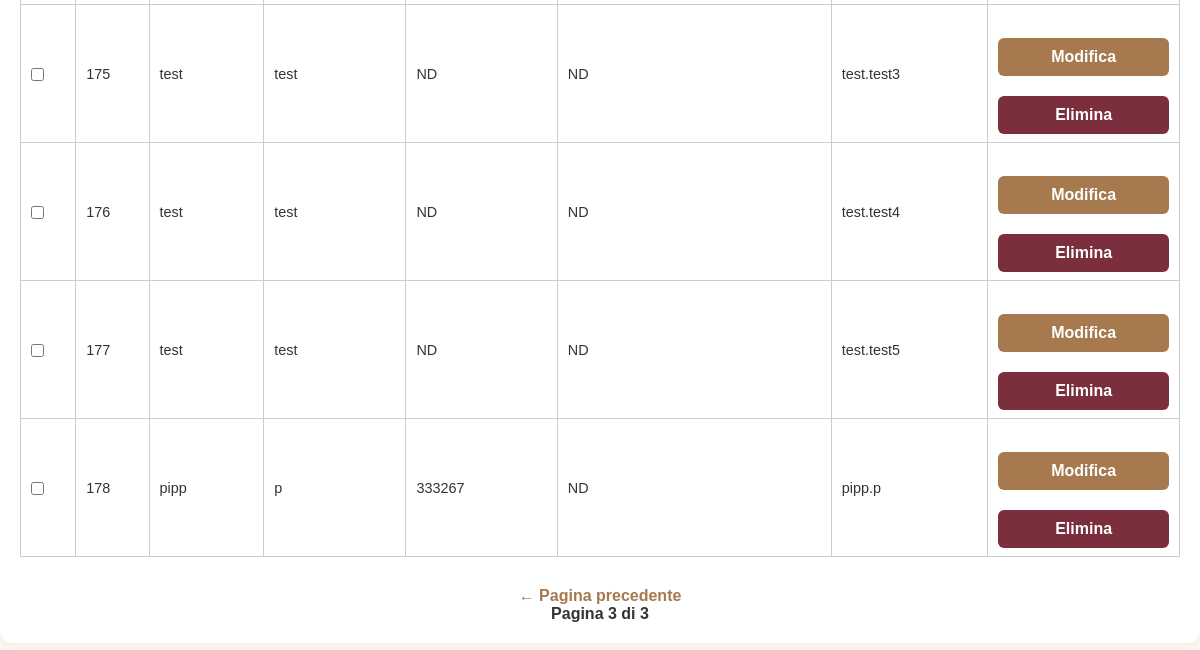
/admin_users?page=3&search= (signed in, lower part), run on an earlier commit of the app's database.
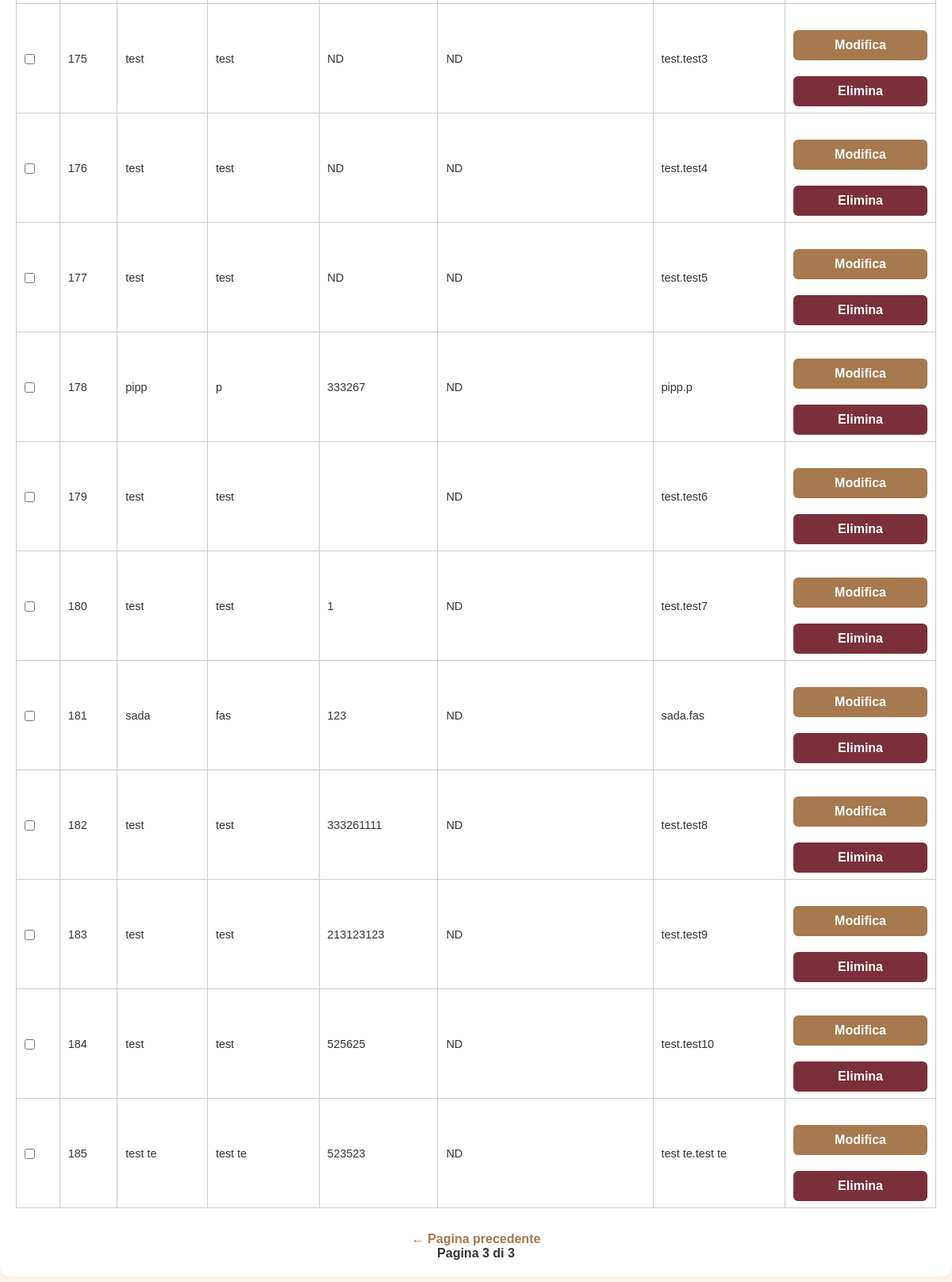
And on a later commit of the database.
### tables this page shows
CREATE TABLE users (
            id INTEGER PRIMARY KEY AUTOINCREMENT,
            username TEXT NOT NULL UNIQUE,
            password TEXT NOT NULL
        , name TEXT NOT NULL DEFAULT 'NOME', surname TEXT NOT NULL DEFAULT 'COGNOME', phone TEXT NOT NULL DEFAULT '0000000000', email TEXT, newsletter_optin INTEGER DEFAULT 0);

### app.py (the view)
@app.route('/admin_users')
def admin_users():
    if 'admin' not in session:
        return redirect(url_for('login_admin'))
    page = int(request.args.get('page', 1))
    per_page = 50
    offset = (page - 1) * per_page
    search_query = request.args.get('search', '').strip()
    conn = sqlite3.connect('bookings.db')
    cursor = conn.cursor()
    if search_query:
        search = f"%{search_query}%"
        cursor.execute("""
            SELECT COUNT(*) FROM users
            WHERE name LIKE ? OR surname LIKE ? OR phone LIKE ? OR email LIKE ?
        """, (search, search, search, search))
        total_users = cursor.fetchone()[0]
        cursor.execute("""
            SELECT id, name, surname, phone, email, username
            FROM users
            WHERE name LIKE ? OR surname LIKE ? OR phone LIKE ? OR email LIKE ?
            ORDER BY id
            LIMIT ? OFFSET ?
        """, (search, search, search, search, per_page, offset))
    else:
        cursor.execute("SELECT COUNT(*) FROM users")
        total_users = cursor.fetchone()[0]
        cursor.execute("""
            SELECT id, name, surname, phone, email, username
            FROM users
            ORDER BY id
            LIMIT ? OFFSET ?
        """, (per_page, offset))
    users = cursor.fetchall()
    conn.close()
    total_pages = (total_users + per_page - 1) // per_page
    return render_template('admin_users.html',
                           users=users,
                           page=page,
                           total_pages=total_pages,
                           search_query=search_query)

### templates/admin_users.html (shortened to what this page needs)
<!DOCTYPE html>
<html lang="it">
<head>
  <link rel="stylesheet" href="{{ url_for('static', filename='style.css') }}">
</head>
<body>
  <div class="page">
    <div class="container">
      {% if users %}
      <form method="post" action="{{ url_for('delete_selected_users') }}">
        <table>
          <tbody>
            {% for user in users %}
            <tr>
              <td><input type="checkbox" name="selected_users" value="{{ user[0] }}"></td>
              <td>{{ user[0] }}</td>
              <td>{{ user[1] }}</td>
              <td>{{ user[2] }}</td>
              <td>{{ user[3] }}</td>
              <td>{{ user[4] or 'ND' }}</td>
              <td>{{ user[5] }}</td>
              <td>
                <div class="actions">
                  <a href="{{ url_for('admin_edit_user', user_id=user[0]) }}">
                    <button class="big-btn" type="button">Modifica</button>
                  </a>
                  <form method="post" action="{{ url_for('admin_delete_user', user_id=user[0]) }}" onsubmit="return confirm('Confermi eliminazione utente {{ user[1] }} {{ user[2] }}?')">
                    <button type="submit" class="delete-btn">Elimina</button>
                  </form>
                </div>
              </td>
            </tr>
            {% endfor %}
          </tbody>
        </table>
      </form>
      <div class="pagination">
        {% if page > 1 %}
          <a href="{{ url_for('admin_users', page=page-1, search=search_query) }}">← Pagina precedente</a>
        {% endif %}
        <span>Pagina {{ page }} di {{ total_pages }}</span>
      </div>
      {% else %}
        <p>Nessun utente registrato.</p>
      {% endif %}
    </div>
  </div>
</body>
</html>

### static/style.css (style rules this page uses)
* { box-sizing: border-box; margin: 0; padding: 0; }
body { font-family: 'Arial', sans-serif; background-color: #fdf6ec; color: #333; display: flex; flex-direction: column; align-items: center; padding: 20px; }
.container { width: 100%; max-width: 600px; background: #fffaf2; padding: 20px; border-radius: 8px; box-shadow: 0 4px 12px rgba(0, 0, 0, 0.1); margin: 20px 0; }
form { display: flex; flex-direction: column; }
button { background-color: #a67c52; color: #fff; cursor: pointer; font-weight: bold; transition: background-color 0.3s; border: none; }
.big-btn { width: 100%; padding: 15px; font-size: 18px; margin: 10px 0; }
a { display: block; text-align: center; margin-top: 15px; text-decoration: none; color: #a67c52; font-weight: bold; }
table { width: 100%; border-collapse: collapse; margin-top: 20px; background-color: #fff; color: #333; }
table, th, td { border: 1px solid #ddd; }

### templates/admin_users.html (style rules this page uses)
body { margin: 0; padding: 0; background-color: #fdf6ee; font-family: sans-serif; }
.page { width: 100%; display: flex; justify-content: center; }
.container { max-width: 1400px; margin: 40px auto; padding: 20px; background-color: #fff; border-radius: 12px; box-shadow: 0 0 10px rgba(0, 0, 0, 0.05); }
table { width: 100%; border-collapse: collapse; font-size: 0.9rem; }
.actions { display: flex; flex-direction: column; gap: 5px; }
.big-btn, .delete-btn { padding: 10px 16px; font-size: 1rem; border: none; border-radius: 6px; cursor: pointer; color: #fff; }
.big-btn { background-color: #a6794e; }
.delete-btn { background-color: #7b2f3c !important; }
.pagination { margin-top: 30px; text-align: center; font-size: 1rem; }
.pagination a { margin: 0 10px; text-decoration: none; font-weight: bold; color: #a6794e; }
.pagination span { font-weight: bold; }

What changed in the data, as far as the page shows it:
added users: id "179", name "test", surname "test", user "ND", username "test.test6"
added users: id "180", name "test", surname "test", phone "1", user "ND", username "test.test7"
added users: id "181", name "sada", surname "fas", phone "123", user "ND", username "sada.fas"
added users: id "182", name "test", surname "test", phone "333261111", user "ND", username "test.test8"
added users: id "183", name "test", surname "test", phone "213123123", user "ND", username "test.test9"
added users: id "184", name "test", surname "test", phone "525625", user "ND", username "test.test10"
added users: id "185", name "test te", surname "test te", phone "523523", user "ND", username "test te.test te"
